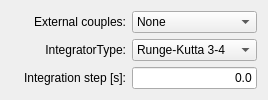
          <widget class="QWidget" name="page_8">
           <layout class="QHBoxLayout" name="horizontalLayout_14">
            <item>
             <layout class="QGridLayout" name="gridLayout_14">
              <item row="0" column="1">
               <widget class="QLabel" name="ExtCouplesLabel">
                <property name="text">
                 <string>External couples:</string>
                </property>
                <property name="alignment">
                 <set>Qt::AlignRight|Qt::AlignTrailing|Qt::AlignVCenter</set>
                </property>
               </widget>
              </item>
              <item row="1" column="1">
               <widget class="QLabel" name="IntegratorL">
                <property name="text">
                 <string>IntegratorType:</string>
                </property>
                <property name="alignment">
                 <set>Qt::AlignRight|Qt::AlignTrailing|Qt::AlignVCenter</set>
                </property>
               </widget>
              </item>
              <item row="1" column="2">
               <widget class="QComboBox" name="IntegratorComboBox_2">
                <property name="sizeAdjustPolicy">
                 <enum>QComboBox::AdjustToContentsOnFirstShow</enum>
                </property>
                <item>
                 <property name="text">
                  <string>Runge-Kutta 3-4</string>
                 </property>
                </item>
                <item>
                 <property name="text">
                  <string>Runge-Kutta 7-8</string>
                 </property>
                </item>
               </widget>
              </item>
              <item row="2" column="1">
               <widget class="QLabel" name="IntStepLabel_2">
                <property name="text">
                 <string>Integration step [s]:</string>
                </property>
                <property name="alignment">
                 <set>Qt::AlignRight|Qt::AlignTrailing|Qt::AlignVCenter</set>
                </property>
               </widget>
              </item>
              <item row="2" column="2">
               <widget class="QLineEdit" name="IntStepEdit_2">
                <property name="text">
                 <string>0.0</string>
                </property>
                <property name="alignment">
                 <set>Qt::AlignRight|Qt::AlignTrailing|Qt::AlignVCenter</set>
                </property>
               </widget>
              </item>
              <item row="0" column="2">
               <widget class="QComboBox" name="ExtCouplesComboBox">
                <property name="maximumSize">
                 <size>
                  <width>200</width>
                  <height>16777215</height>
                 </size>
                </property>
                <property name="sizeAdjustPolicy">
                 <enum>QComboBox::AdjustToContents</enum>
                </property>
                <item>
                 <property name="text">
                  <string>None</string>
                 </property>
                </item>
                <item>
                 <property name="text">
                  <string>Gravity gradient</string>
                 </property>
                </item>
                <item>
                 <property name="text">
                  <string>Magnetic</string>
                 </property>
                </item>
                <item>
                 <property name="text">
                  <string>Atmospheric drag</string>
                 </property>
                </item>
                <item>
                 <property name="text">
                  <string>Solar pressure</string>
                 </property>
                </item>
               </widget>
              </item>
              <item row="1" column="0">
               <widget class="QLabel" name="label_13">
                <property name="maximumSize">
                 <size>
                  <width>32</width>
                  <height>16777215</height>
                 </size>
                </property>
                <property name="text">
                 <string/>
                </property>
                <property name="pixmap">
                 <pixmap resource="../../iconary/sta-icons.qrc">:/icons/integrator.png</pixmap>
                </property>
                <property name="scaledContents">
                 <bool>true</bool>
                </property>
               </widget>
              </item>
              <item row="2" column="0">
               <widget class="QLabel" name="label_14">
                <property name="maximumSize">
                 <size>
                  <width>32</width>
                  <height>32</height>
                 </size>
                </property>
                <property name="text">
                 <string/>
                </property>
                <property name="pixmap">
                 <pixmap resource="../../iconary/sta-icons.qrc">:/icons/compute.png</pixmap>
                </property>
                <property name="scaledContents">
                 <bool>true</bool>
                </property>
               </widget>
              </item>
              <item row="0" column="0">
               <widget class="QLabel" name="label_18">
                <property name="maximumSize">
                 <size>
                  <width>32</width>
                  <height>16777215</height>
                 </size>
                </property>
                <property name="text">
                 <string/>
                </property>
                <property name="pixmap">
                 <pixmap resource="../../iconary/sta-icons.qrc">:/icons/drag-force.png</pixmap>
                </property>
                <property name="scaledContents">
                 <bool>true</bool>
                </property>
               </widget>
              </item>
             </layout>
            </item>
           </layout>
          </widget>
